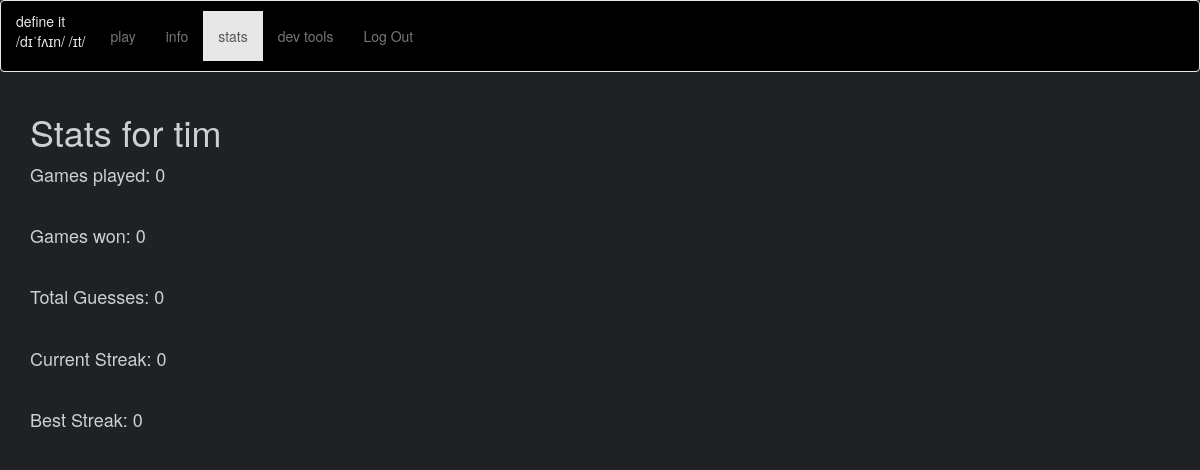
The page /stats (signed in) on the database as committed earlier.
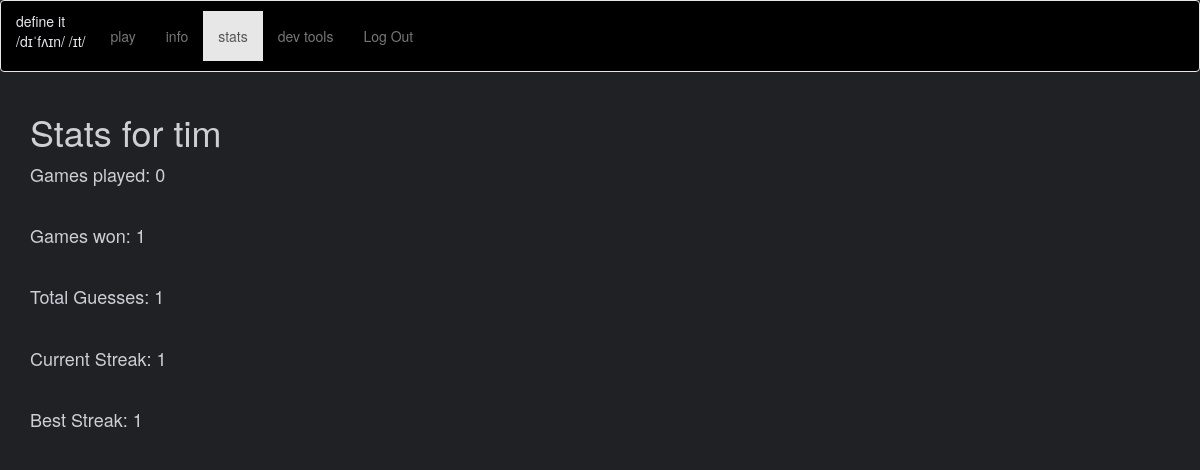
The same page on the database as committed later.
### app/models.py (models this page shows, shortened)
class User(UserMixin, db.Model):
    id = db.Column(db.Integer, primary_key=True)
    username = db.Column(db.String(64), index=True, unique=True)
    password_hash = db.Column(db.String(128))
    gamesPlayed = db.Column(db.Integer)
    gamesWon = db.Column(db.Integer)
    totalGuesses = db.Column(db.Integer)
    currentStreak = db.Column(db.Integer)
    bestStreak = db.Column(db.Integer)
    todayGuesses = db.Column(db.Integer)
    todayCorrect = db.Column(db.Integer)
    isAdmin = db.Column(db.Boolean)

### app/routes.py (the view)
@app.route('/stats')
@login_required
def stats():
    return render_template("stats.html", title="Stats")

### app/models.py (called while the page is built)
@login.user_loader
def load_user(id):
    return User.query.get(int(id))

### app/templates/stats.html (shortened to what this page needs)
<!DOCTYPE html>
<html lang="en">
<link rel="stylesheet" href="https://maxcdn.bootstrapcdn.com/bootstrap/3.4.1/css/bootstrap.min.css">
<head>
    <link rel="stylesheet" href="{{ url_for('static',
    filename='style.css') }}">
</head>
<nav class="navbar navbar-default h-100">
    <div class="container-fluid">
      <div class="navbar-header">
        define it<br>
        <p1>/dɪˈfʌɪn/ /ɪt/</p1>
      </div>
      <ul class="nav navbar-nav" style="padding: 10px;">
        <li><a href="{{ url_for('index') }}">play</a></li>
        <li><a href="{{ url_for('introduction') }}">info</a></li>
        <li class="active"><a href="{{ url_for('stats') }}">stats</a></li>
        <li><a href="{{ url_for('admincheck') }}">dev tools</a></li>
        <li>
            {% if current_user.is_anonymous %}
            <a href="{{ url_for('login') }}">Log In</a>
            {% else %}
            <a href="{{ url_for('logout') }}">Log Out</a>
            {% endif %}
        </li>
      </ul>
    </div>
  </nav>
  <div class="container">
    <h1>Stats for {{ current_user.username }}</h1>
    <div id="statsDisplay" class="statsform">
        <p>Games played: {{ current_user.gamesPlayed }}</p>
        <br>
        <p>Games won: {{ current_user.gamesWon }}</p>
        <br>
        <p>Total Guesses: {{ current_user.totalGuesses }}</p>
        <br>
        <p>Current Streak: {{ current_user.currentStreak }}</p>
        <br>
        <p>Best Streak: {{ current_user.bestStreak }}</p>
    </div>
  </div>
<html

### app/static/style.css (style rules this page uses)
.container { animation-timing-function: ease; animation-name: example; animation-duration: 2s; }
.navbar-header { animation-play-state: paused; opacity: 1 !important; margin-top: auto; margin-bottom: auto; padding-top: 10px; color: #e8eaed; }
.navbar { animation-play-state: paused; opacity: 1; background-color: rgb(0, 0, 0); }
.statsform { font-size: large; }

Rows that differ between the two databases and show on the page:
changed User "tim": gamesWon "0" → "1"; totalGuesses "0" → "1"; currentStreak "0" → "1"; bestStreak "0" → "1"
